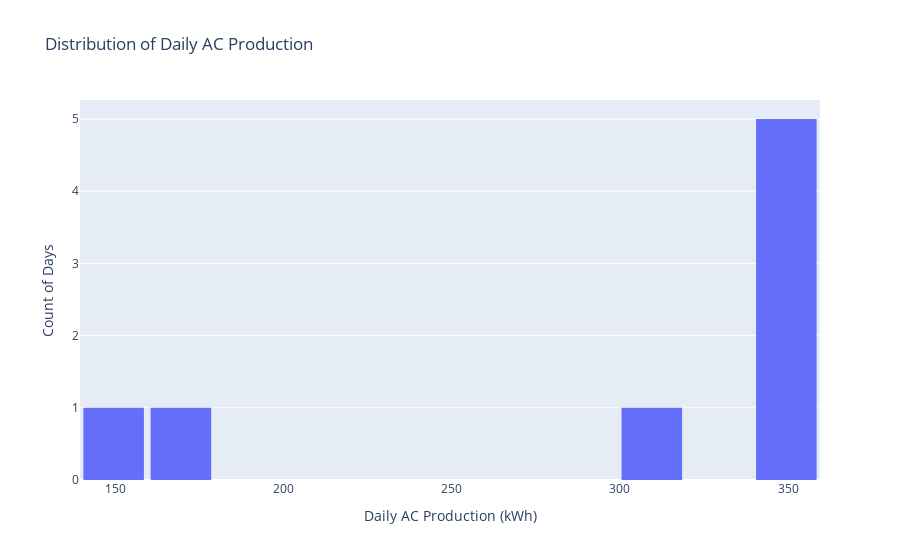

The notebook cell this image was saved under:
### Code cell
fig = px.histogram(df, x='Daily AC Production', nbins=20, 
                   title='Distribution of Daily AC Production')
fig.update_layout(bargap=0.1,
                  xaxis_title='Daily AC Production (kWh)',
                  yaxis_title='Count of Days'
                  )
fig.show()

### Figure 1 — Plotly figure (JSON) as saved in the notebook; plotly's stock layout.template omitted (floating-point values rounded to 4 significant figures)
{"data": [{"bingroup": "x", "hovertemplate": "Daily AC Production=%{x}<br>count=%{y}<extra></extra>", "legendgroup": "", "marker": {"color": "#636efa", "pattern": {"shape": ""}}, "name": "", "nbinsx": 20, "orientation": "v", "showlegend": false, "type": "histogram", "x": [NaN, 170.0, 140.0, 345.0, 353.0, 355.0, 358.0, 311.0, 350.0], "xaxis": "x", "yaxis": "y"}], "layout": {"bargap": 0.1, "barmode": "relative", "legend": {"tracegroupgap": 0}, "title": {"text": "Distribution of Daily AC Production"}, "xaxis": {"anchor": "y", "domain": [0, 1], "title": {"text": "Daily AC Production (kWh)"}}, "yaxis": {"anchor": "x", "domain": [0, 1], "title": {"text": "Count of Days"}}}}
